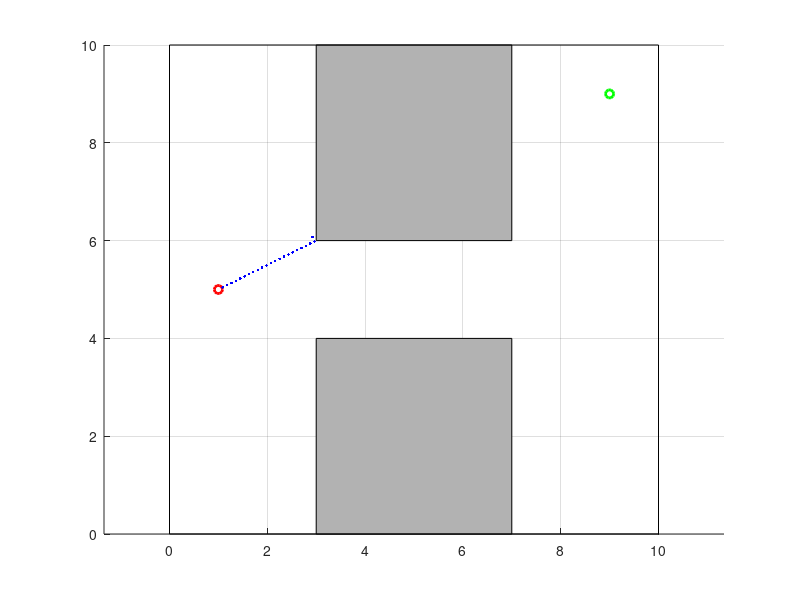

MATLAB code to generate this figure: (Note: this script raises an error after producing the figure.)
% Define Environment
boundary = [0, 0; 10, 0; 10, 10; 0, 10];
obstacle1 = [3, 0; 7, 0; 7, 4; 3, 4];  % Lower obstacle
obstacle2 = [3, 6; 7, 6; 7, 10; 3, 10]; % Upper obstacle (bridge)

% Start and Goal Position
start = [1, 5];
goal = [9, 9];

% Visualization
figure;
hold on;
fill(obstacle1(:,1), obstacle1(:,2), [0.7, 0.7, 0.7]); % Lower obstacle
fill(obstacle2(:,1), obstacle2(:,2), [0.7, 0.7, 0.7]); % Upper obstacle
plot(boundary([1:end 1],1), boundary([1:end 1],2), 'k-'); % Boundary
plot(start(1), start(2), 'ro', 'LineWidth', 2);
plot(goal(1), goal(2), 'go', 'LineWidth', 2);
axis equal;
grid on;

% Parameters
stepSize = 0.1;
robotPos = start;
hitPoint = [];
followBoundary = false;

while norm(robotPos - goal) > 0.1
    if ~followBoundary
        direction = (goal - robotPos) / norm(goal - robotPos);
        nextPos = robotPos + stepSize * direction;
        
        if inpolygon(nextPos(1), nextPos(2), obstacle1(:,1), obstacle1(:,2)) || ...
           inpolygon(nextPos(1), nextPos(2), obstacle2(:,1), obstacle2(:,2))
            followBoundary = true;
            hitPoint = robotPos;
            direction = [-direction(2), direction(1)]; % Rotate 90 degrees
            disp('Obstacle hit! Following the boundary.');
        end
    else
        direction = (robotPos - hitPoint) / norm(robotPos - hitPoint);
        direction = [-direction(2), direction(1)]; % Rotate 90 degrees
        nextPos = robotPos + stepSize * direction;
        
        % Check if the robot can move directly to the goal
        lineToGoal = [robotPos; goal];
        [xi, yi] = polyxpoly(lineToGoal(:,1), lineToGoal(:,2), obstacle1(:,1), obstacle1(:,2));
        [xi2, yi2] = polyxpoly(lineToGoal(:,1), lineToGoal(:,2), obstacle2(:,1), obstacle2(:,2));
        
        if isempty(xi) && isempty(xi2) && norm(nextPos - hitPoint) > stepSize
            followBoundary = false;
            disp('Clear path to goal detected, resuming direct navigation.');
        end
    end
    
    robotPos = robotPos + stepSize * direction;
    plot(robotPos(1), robotPos(2), 'b.');
    pause(0.05);
end

disp('Goal reached!');
title('Robot Navigation Path with Bridge Obstacle');
